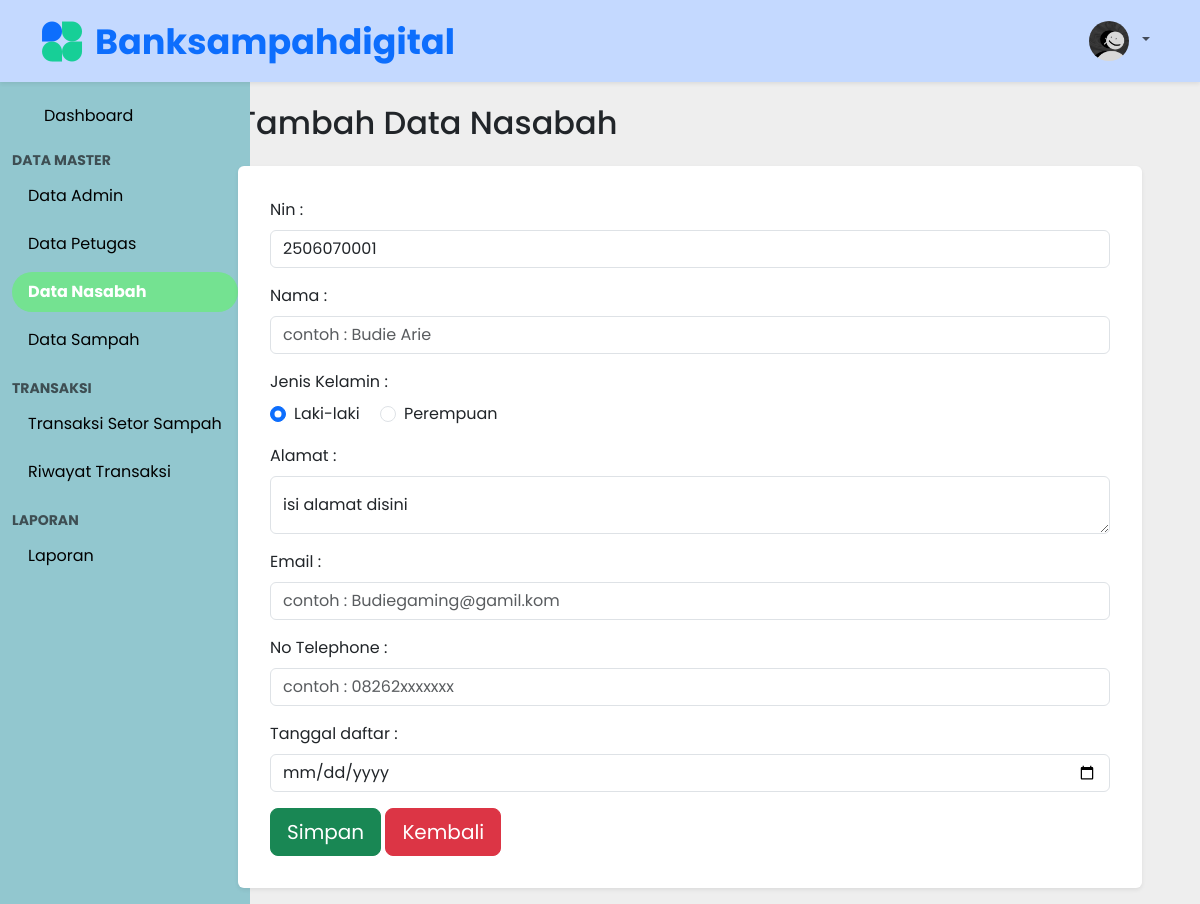
Before: /tambah_nasabah.php with the older database file.
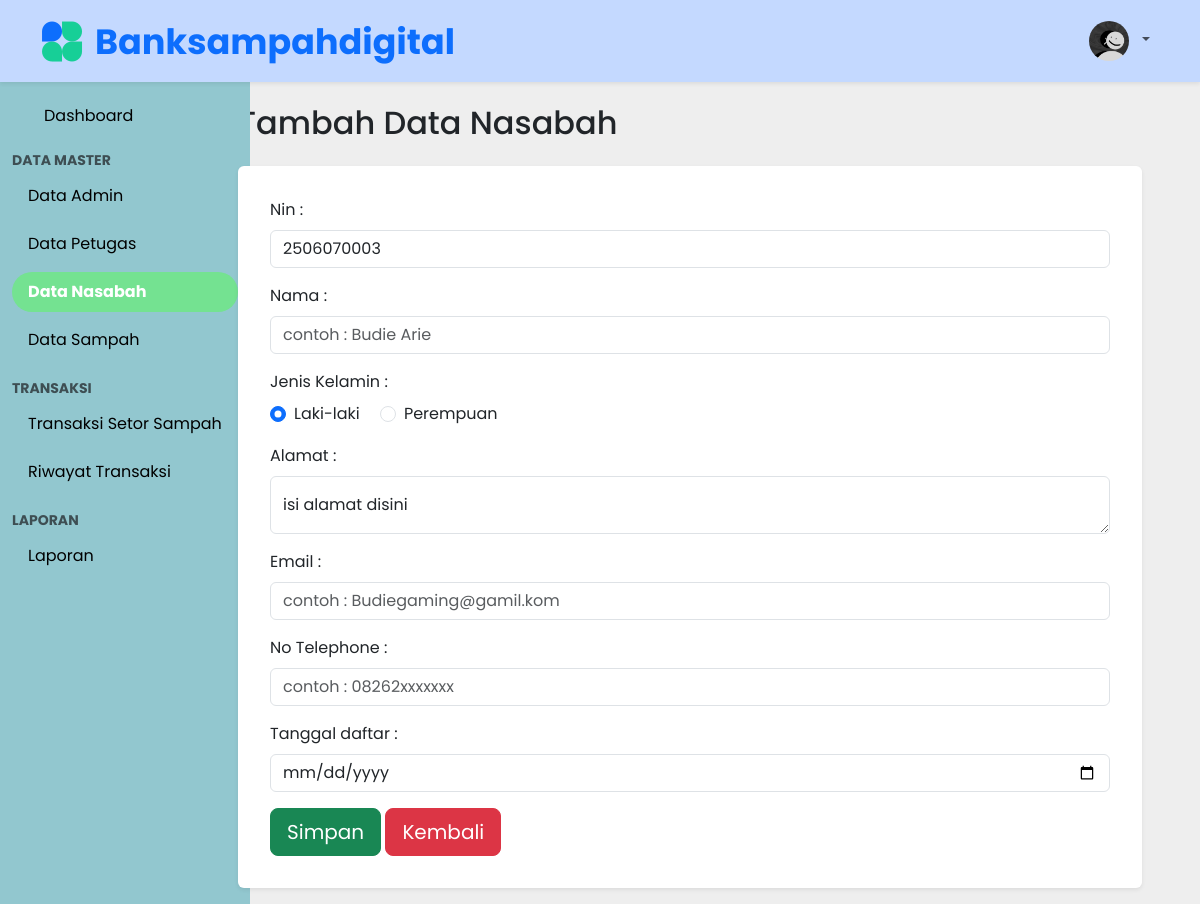
After: the same page with the newer database file.
### tables this page shows
CREATE TABLE `tb_nasabah` (
  `id` int(11) NOT NULL,
  `nin` char(10) NOT NULL,
  `nama` varchar(100) NOT NULL,
  `jenis_kelamin` enum('l','p') NOT NULL,
  `alamat` text NOT NULL,
  `email` varchar(50) NOT NULL,
  `no_telephone` char(15) NOT NULL,
  `saldo_poin` int(11) DEFAULT 0,
  `tanggal_daftar` date NOT NULL,
  `status` tinyint(1) NOT NULL DEFAULT 1,
  `created_at` timestamp NOT NULL DEFAULT current_timestamp(),
  `updated_at` timestamp NULL DEFAULT NULL
);

### tambah_nasabah.php (the view, shortened to what the changed rows need)
<?php
require 'config/koneksi.php';
$tanggal = date('d');
$bulan = date('m');
$tahun = date('y');
$prefix = $tahun . $tanggal . $bulan;
$query = $koneksi->query("SELECT nin FROM tb_nasabah WHERE nin LIKE '{$prefix}%' ORDER BY nin DESC LIMIT 1");
$data = $query->fetch_assoc();
if ($data) {
    $last_number = (int)substr($data['nin'], -4) + 1;
} else {
    $last_number = 1;
}
$nomor_urut = str_pad($last_number, 4, '0', STR_PAD_LEFT);
$nin = $prefix . $nomor_urut;
?>
<?php require_once 'template/header.php'; ?>
        <div class="content pt-5 ms-250 px-3">
            <h2 class="mb-4">Tambah Data Nasabah</h2>
            <div class="card shadow-sm border-0 p-3">
                <div class="card-body">
                    <form action="" method="POST">
                        <div class="mb-3">
                            <label for="nin" class="form-label">Nin :</label>
                            <input type="text" class="form-control" name="nin" id="nin" placeholder="Nomor induk Nasabah" value="<?= $nin ?>" readonly>
                        </div>
                    </form>
                </div>
            </div>
        </div>
    </div>
</body>
</html>

Changed rows visible on the page:
added tb_nasabah: nin "2506070003"
Other visible differences:
form field nin: "2506070001" → (not shown)
